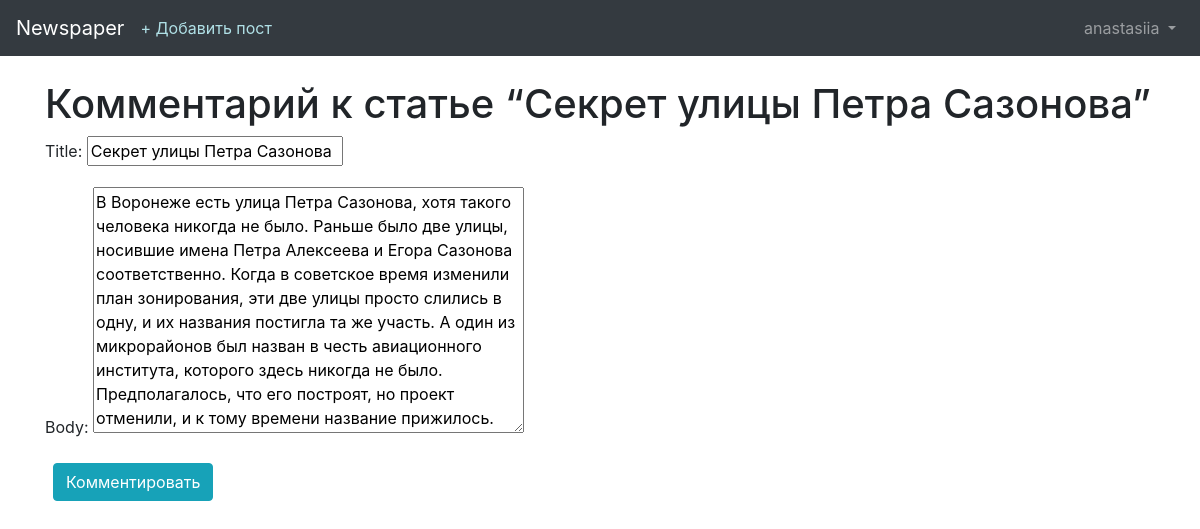
The page /articles/14/edit/ (signed in) on the database its author committed.
### users/models.py (models this page shows)
class CustomUser(AbstractUser):
    age = models.PositiveIntegerField(default=0)

### articles/models.py (models this page shows, shortened)
class Article(models.Model):
    title = models.CharField(max_length=255)
    body = models.TextField()
    date = models.DateTimeField(auto_now_add=True)
    author = models.ForeignKey(
        settings.AUTH_USER_MODEL,
        on_delete=models.CASCADE,
    )

### articles/views.py (the view)
# urls.py: path('<int:pk>/edit/',views.ArticleUpdateView.as_view(), name='article_edit'),
class ArticleUpdateView(LoginRequiredMixin, UpdateView):
    model = models.Article
    fields = ['title', 'body', ]
    template_name = 'article_edit.html'
    login_url = 'login'

### templates/article_edit.html (shortened to what this page needs)
{% extends 'base.html' %}
{% block content %}
    <h1>Комментарий к статье “Секрет улицы Петра Сазонова”</h1>
    <form action="" method="post">
        {{ form.as_p }}
        <button class="btn btn-info ml-2" type="submit">Комментировать</button>
    </form>
{% endblock %}

### templates/base.html (shortened to what this page needs)
<!doctype html>
<html lang="en">
    <head>
        <link rel="stylesheet" href="https://maxcdn.bootstrapcdn.com/bootstrap/4.0.0/css/bootstrap.min.css">
    </head>
    <body>
        <nav class="navbar navbar-expand-md navbar-dark bg-dark mb-4">
            <a class="navbar-brand" href="{% url 'home' %}">Newspaper</a>
            {% if user.is_authenticated %}
            <ul class="navbar-nav mr-auto">
                <li class="nav-item"><a style="color: #B0E0E6" href="{% url 'article_new' %}">+ Добавить пост</a></li>
            </ul>
            {% endif %}
            <div class="collapse navbar-collapse" id="navbarCollapse">
                {% if user.is_authenticated %}
                <ul class="navbar-nav ml-auto">
                    <li class="nav-item">
                        <a class="nav-link dropdown-toggle" href="#" id="userMenu" data-toggle="dropdown" aria-haspopup="true" aria-expanded="false">
                            {{ user.username }}
                        </a>
                    </li>
                </ul>
                {% endif %}
            </div>
        </nav>
        <div class="container">
            {% block content %}
            {% endblock %}
        </div>
    </body>
</html>

### rows shown on the page
CustomUser: username "anastasiia"
Article: title "Секрет улицы Петра Сазонова", body "В Воронеже есть улица Петра Сазонова, хотя такого человека никогда не было. Раньше было две улицы, носившие имена Петра Алексеева и Егора Сазонова соответственно. Когда в советское время изменили план зонирования, эти две улицы просто слились в одну, и их названия постигла та же участь. А один из микрорайонов был назван в честь авиационного института, которого здесь никогда не было. Предполагалось, что его построят, но проект отменили, и к тому времени название прижилось."
